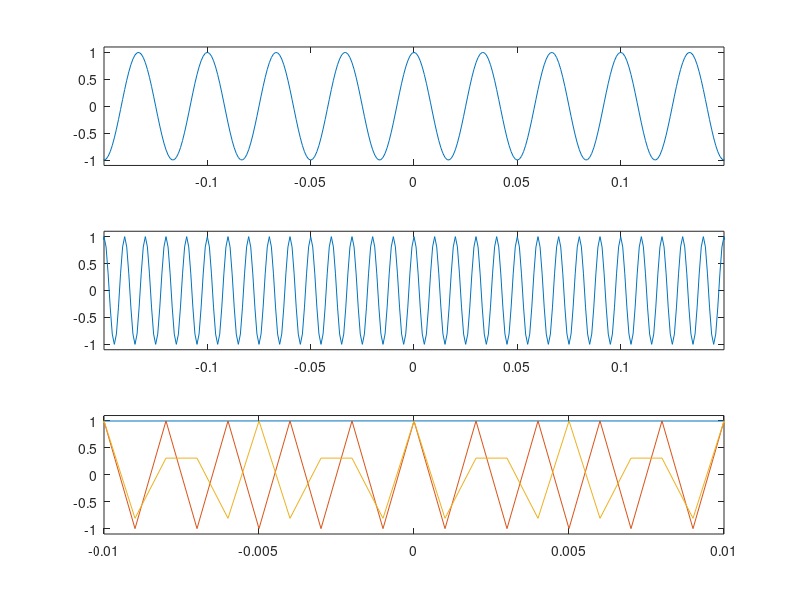

Write MATLAB code to recreate this figure.
%Sinusoidi con rappresentazione in frequenza...

fcamp = 1000;                           %espressa in Hz.
pcamp = 1/fcamp;
dur = fcamp*pcamp;                        %durata in campioni.
asse_x = [-dur/2:pcamp:(dur/2)-pcamp];  %simmetrico rispetto allo 0. 
amps = 1; %vettore delle ampiezze.
f = [30 100 1001 500 600];                      %con f=1001 -> foldover           %espressa in Hz.

ys = zeros(size(amps,2), size(asse_x,2)); %riempio di 0 la matrice ys.

for (k=1 : size(f,2))
  w = 2*pi*f(k);
  ys(k,:) = amps*cos(w*asse_x);      %riempio tutte le colonne della k-esima 
end                                     

subplot(3,1,1);
plot (asse_x, ys(1,:));
axis([-0.15 0.15 -1.1 1.1]);                     
subplot(3,1,2);
plot (asse_x, ys(2,:));
axis([-0.15 0.15 -1.1 1.1]);  
subplot(3,1,3);
plot (asse_x, ys(3,:), asse_x, ys(4,:), asse_x, ys(5,:));  
axis([-0.01 0.01 -1.1 1.1]);  